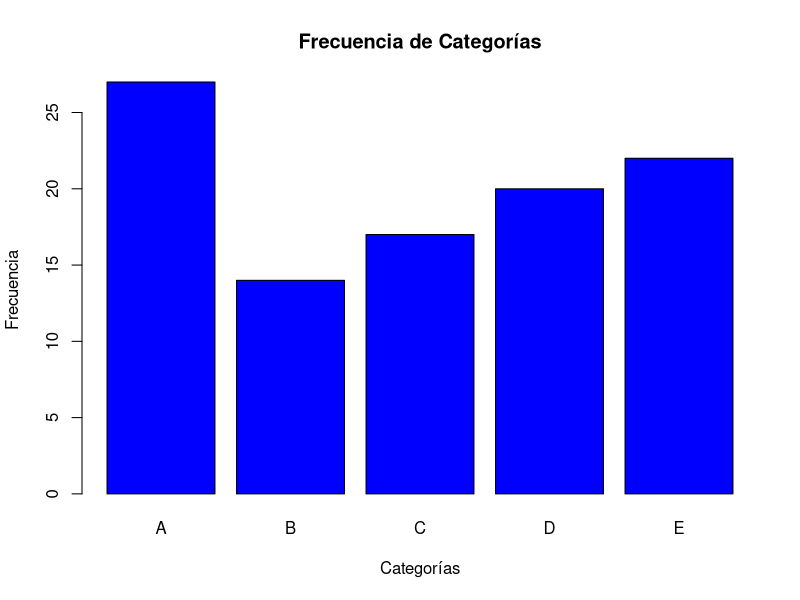

Write the R code that produced this figure.
# Crear una variable categórica con 5 categorías
categorias <- factor(sample(c("A", "B", "C", "D", "E"), 100, replace = TRUE))

# Crear una tabla de frecuencias
tabla_frecuencias <- table(categorias)

# Mostrar la tabla de frecuencias
print(tabla_frecuencias)

# Generar un gráfico de barras
barplot(tabla_frecuencias, main = "Frecuencia de Categorías", xlab = "Categorías", ylab = "Frecuencia", col = "blue")